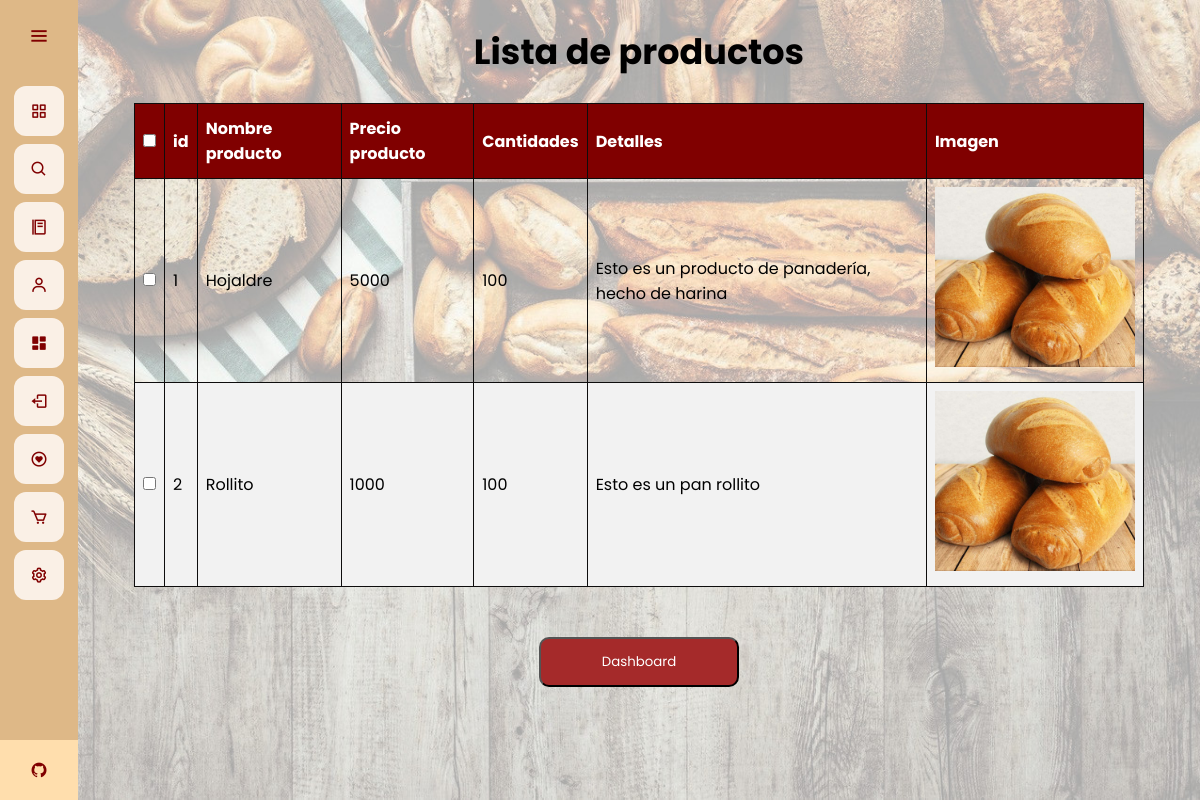
The page /admin-dash/lista-productos (signed in) on the database as committed earlier.
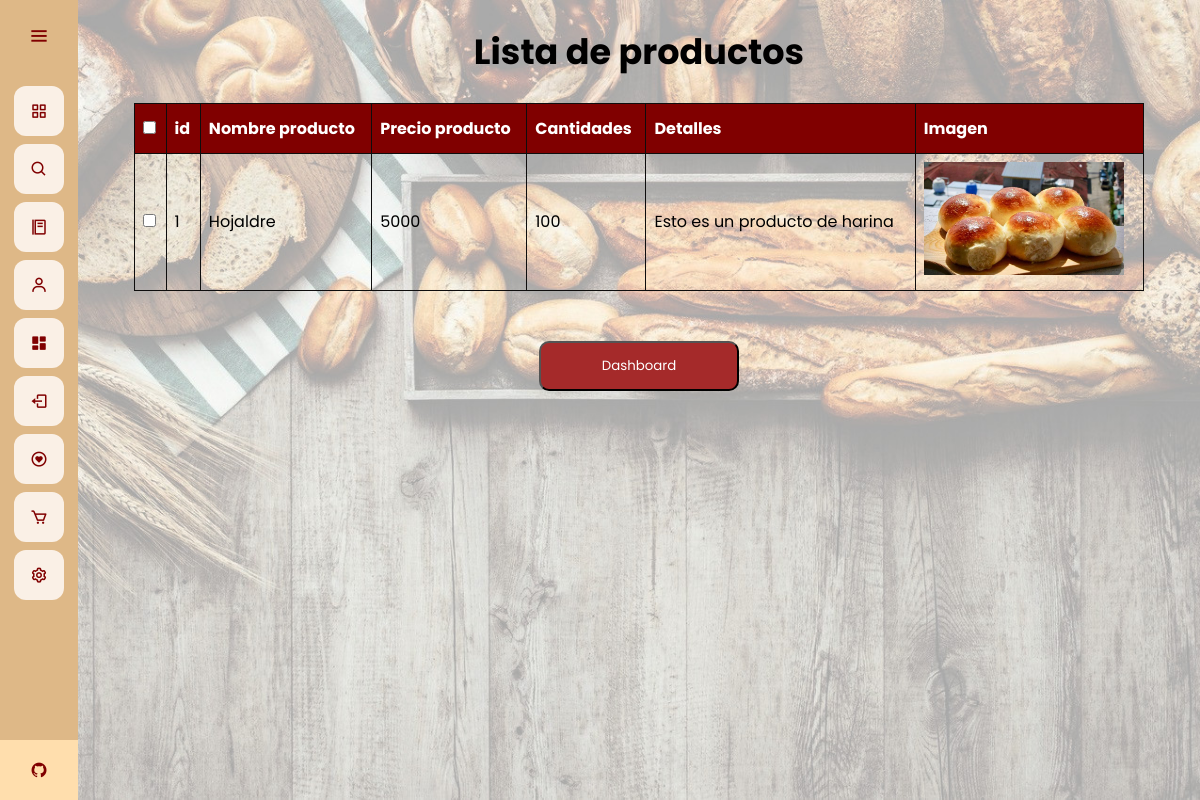
The same page on the database as committed later.
### app.py (models this page shows)
class Products(database.Model):
	id = database.Column(database.Integer, primary_key=True)
	productname = database.Column(database.String(30), nullable=False, unique=True)
	price = database.Column(database.Integer, nullable=False)
	quantity = database.Column(database.Integer, nullable=False)
	score = database.Column(database.Integer, nullable=False)
	details = database.Column(database.String(1000))
	image_prod = database.Column(database.String(40), nullable=False, default='pan.jpg')

### app.py (the view)
@app.route("/admin-dash/lista-productos")
@login_required
def lista_producto():
	if current_user.username == "SuperAdmin":
		products = Products.query.filter().all()
		return render_template("listproducts.html", products = products)
	else:
		return redirect(url_for('home'))

### app.py (called while the page is built)
@login_manager.user_loader
def load_user(user_id):
	return User.query.get(int(user_id))

@app.before_request
def make_session_permanent():
    session.permanent = True

### templates/listproducts.html (shortened to what this page needs)
{% extends 'base.html' %}
{% block style %}
<link rel="stylesheet" href="{{ url_for('static', filename='css/style_listproduct.css') }}">
{% endblock %}
{% block content %}
<br>
<h1 class="title">
    Lista de productos
</h1>
<br>
<div class="container">
    <table id="tableu" class="tableu" style="width: 90%">
        <thead>
            <tr>
                <th>
                    <input type="checkbox" onclick="checkAll(this)">
                </th>
                <th>id</th>
                <th>Nombre producto</th>
                <th>Precio producto</th>
                <th>Cantidades</th>
                <th>Detalles</th>
                <th>Imagen</th>
            </tr>
        </thead>
        <br>
        <tbody>
            {% for product in products %}
            <tr>
                <td><input type="checkbox" name="user"></td>
                <td>{{ product.id }}</td>
                <td>{{ product.productname }}</td>
                <td>{{ product.price }}</td>
                <td>{{ product.quantity }}</td>
                <td>{{ product.details }}</td>
                <td><img src="{{ url_for('static', filename='images_plates/'+product.image_prod) }}" alt=""></td>
            </tr>
            {% endfor %}
        </tbody>
    </table>
</div>
<br>
<br>
<div class="other">
    <a href="{{url_for('dashboard')}}">
        <button type="button" class="buttond">
            Dashboard
        </button>
    </a>
</div>
{% endblock %}

### templates/base.html (shortened to what this page needs)
<!DOCTYPE html>
<html>
<head>
	<link rel="stylesheet" href="{{ url_for('static', filename='css/style_base.css') }}">
  {% block style %}
  {% endblock %}
  <link href='https://unpkg.com/boxicons@2.0.7/css/boxicons.min.css' rel='stylesheet'>
</head>
<body>
	<div class="sidebar">
    <div class="logo-details">
        <i class='bx bx-menu' id="btn" ></i>
    </div>
    <ul class="nav-list">
      <li>
        <a href="{{ url_for('home') }}">
          <i class='bx bx-grid-alt'></i>
        </a>
      </li>
      <li>
        <a href="{{ url_for('busqueda') }}">
          <i class='bx bx-search'></i>
        </a>
      </li>
      <li>
        <a href="{{ url_for('menu') }}">
          <i class='bx bx-food-menu' ></i>
        </a>
      </li>
      {% if current_user.is_authenticated %}
      <li>
        <a href="{{ url_for('perfil_usuario') }}">
          <i class='bx bx-user' ></i>
        </a>
      </li>
      {% if current_user.username == "SuperAdmin" %}
      <li>
        <a href="{{ url_for('dashboard') }}">
          <i class='bx bxs-dashboard'></i>
        </a>
      </li>
      {% endif %}
      <li>
        <a href="{{ url_for('cerrar_sesion') }}">
          <i class='bx bx-log-out'></i>
        </a>
      </li>
      {% endif %}
      <li>
        <a href="{{ url_for('lista') }}">
          <i class='bx bx-heart-circle'></i>
        </a>
      </li>
      <li>
        <a href="{{ url_for('carrito') }}">
          <i class='bx bx-cart' ></i>
        </a>
      </li>
      <li>
        <a href="{{ url_for('ajustes') }}">
          <i class='bx bx-cog' ></i>
        </a>
      </li>
      <li class="profile">
          <div class="profile-details">
              <div class="name_job">
                <div class="name">Grupo 4</div>
                <div class="uni">Uninorte-Mintic</div>
              </div>
          </div>
          <a href="https://github.com/Viinky-Kevs/ProyectoAppWeb" target="_blank">
            <i class='bx bxl-github' id="github" ></i>
          </a>
      </li>
    </ul>
  </div>
  <section class="home-section">
  	{% block content %}
  	{% endblock %}
  </section>
</body>
</html>

### static/css/style_base.css (style rules this page uses)
* { margin: 0; padding: 0; box-sizing: border-box; font-family: "Poppins" , sans-serif; }
.sidebar { position: fixed; left: 0; top: 0; height: 100%; width: 78px; background: #DEB887; padding: 6px 14px; z-index: 99; transition: all 0.5s ease; }
.sidebar .logo-details { height: 60px; display: flex; align-items: center; position: relative; }
.sidebar .logo-details #btn { position: absolute; top: 50%; right: 0; transform: translateY(-50%); font-size: 22px; transition: all 0.4s ease; font-size: 23px; text-align: center; cursor: pointer; transition: all 0.5s ease; }
.sidebar i { color: #800000; height: 60px; min-width: 50px; font-size: 28px; text-align: center; line-height: 60px; }
.sidebar .nav-list { margin-top: 20px; height: 100%; }
.sidebar li { position: relative; margin: 8px 0; list-style: none; }
.sidebar li a { display: flex; height: 100%; width: 100%; border-radius: 12px; align-items: center; text-decoration: none; transition: all 0.4s ease; background: #FAF0E6; }
.sidebar li i { height: 50px; line-height: 50px; font-size: 18px; border-radius: 12px; }
.sidebar li.profile { position: fixed; height: 60px; width: 78px; left: 0; bottom: -8px; padding: 10px 14px; background: #FFDEAD; transition: all 0.5s ease; overflow: hidden; }
.sidebar li .profile-details { display: flex; align-items: center; flex-wrap: nowrap; }
.sidebar li.profile .name, .sidebar li.profile .uni { font-size: 15px; font-weight: 400; color: #800000; white-space: nowrap; }
.sidebar li.profile .uni { font-size: 12px; }
.sidebar .profile #github { position: absolute; top: 50%; right: 0; transform: translateY(-50%); background: #FFDEAD; width: 100%; height: 60px; line-height: 60px; border-radius: 0px; transition: all 0.5s ease; }
.home-section { position: relative; min-height: 100vh; top: 0; left: 78px; width: calc(100% - 78px); transition: all 0.5s ease; z-index: 2; background-attachment: fixed; background-size: cover; background-repeat: no-repeat; background-image: url(/static/images/wallpaper.jpg); }

### static/css/style_listproduct.css (style rules this page uses)
.title { text-align: center; font-size: 35px; }
.container { display: flex; justify-content: center; align-items: center; }
#tableu { font-family: Arial, Helvetica, sans-serif; border-collapse: collapse; width: 100%; }
#tableu td, #tableu th { border: 1px solid rgb(14, 13, 13); padding: 8px; }
#tableu th { padding-top: 12px; padding-bottom: 12px; text-align: left; background-color: #800000; color: white; }
.other { display: flex; justify-content: center; align-items: center; }
.buttond { width: 200px; height: 50px; color: white; background-color: brown; border-radius: 10px; cursor: pointer; }
img { width: 200px; }

Rows that differ between the two databases and show on the page:
removed Products: id "2", productname "Rollito", price "1000", quantity "100", details "Esto es un pan rollito", image_prod (picture)
changed Products "Hojaldre": details "Esto es un producto de panadería, hecho de harina" → "Esto es un producto de harina"; image_prod: a different picture
